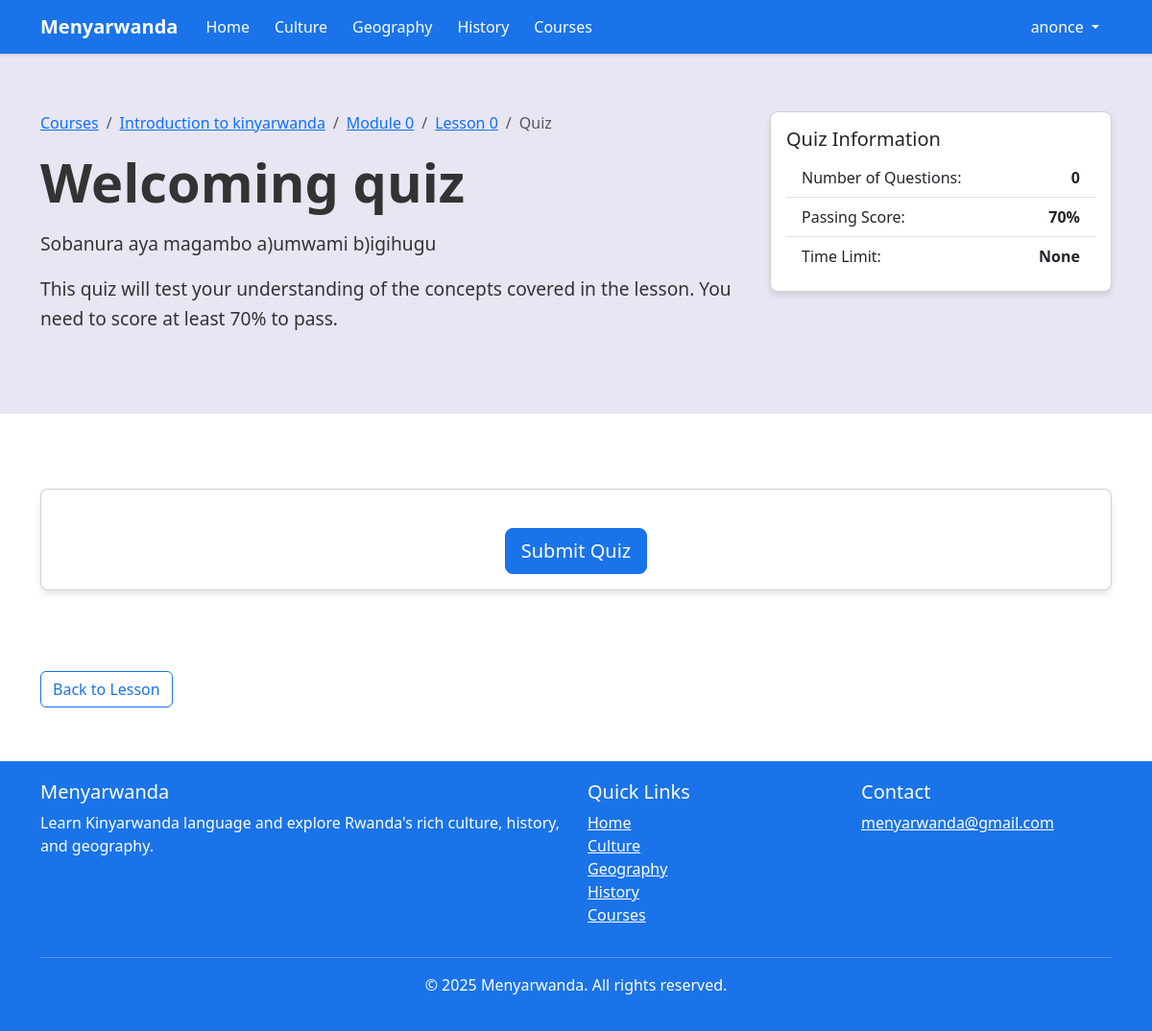
Screenshot of /quiz/1/ (signed in) with the database file from the repository.
### users/models.py (models this page shows, shortened)
class CustomUser(AbstractUser):
    is_subscriber = models.BooleanField(default=False)

### quizzes/models.py (models this page shows, shortened)
class Quiz(models.Model):
    lesson = models.OneToOneField(Lesson, on_delete=models.CASCADE, related_name='quiz')
    title = models.CharField(max_length=200)
    description = models.TextField(blank=True)
    pass_percentage = models.PositiveIntegerField(default=70)  # Percentage needed to pass
    created_at = models.DateTimeField(auto_now_add=True)
    updated_at = models.DateTimeField(auto_now=True)

### courses/models.py (models this page shows, shortened)
class Lesson(models.Model):
    module = models.ForeignKey(Module, related_name='lessons', on_delete=models.CASCADE)
    title = models.CharField(max_length=200)
    content = models.TextField()
    order = models.PositiveIntegerField(default=0)
    created_at = models.DateTimeField(auto_now_add=True)
    updated_at = models.DateTimeField(auto_now=True)
    class Meta:
        ordering = ['order']

class Module(models.Model):
    course = models.ForeignKey(Course, related_name='modules', on_delete=models.CASCADE)
    title = models.CharField(max_length=200)
    description = models.TextField()
    order = models.PositiveIntegerField(default=0)
    created_at = models.DateTimeField(auto_now_add=True)
    updated_at = models.DateTimeField(auto_now=True)
    class Meta:
        ordering = ['order']

class Course(models.Model):
    title = models.CharField(max_length=200)
    description = models.TextField()
    image = models.CharField(max_length=255, blank=True, null=True)  # Path to course image
    created_at = models.DateTimeField(auto_now_add=True)
    updated_at = models.DateTimeField(auto_now=True)

### quizzes/views.py (the view)
# urls.py: path('quiz/<int:quiz_id>/', views.quiz_detail_view, name='quiz_detail'),
@login_required
def quiz_detail_view(request, quiz_id):
    quiz = Quiz.objects.get(id=quiz_id)
    if not request.user.is_subscriber and not request.user.is_staff:
        messages.warning(request, 'You need to subscribe to access quizzes.')
        return redirect('subscription_page')
    lesson = quiz.lesson
    questions = quiz.questions.all().order_by('order')
    return render(request, 'quizzes/quiz_detail.html', {
        'quiz': quiz,
        'questions': questions,
        'lesson': lesson
    })

### templates/quizzes/quiz_detail.html (shortened to what this page needs)
{% extends 'base.html' %}
{% block content %}
<section class="hero-section">
    <div class="container">
        <div class="row">
            <div class="col-lg-8">
                <nav aria-label="breadcrumb">
                    <ol class="breadcrumb">
                        <li class="breadcrumb-item"><a href="{% url 'courses_list' %}">Courses</a></li>
                        <li class="breadcrumb-item"><a href="{% url 'course_detail' quiz.lesson.module.course.id %}">{{ quiz.lesson.module.course.title }}</a></li>
                        <li class="breadcrumb-item"><a href="{% url 'module_detail' quiz.lesson.module.id %}">Module {{ quiz.lesson.module.order }}</a></li>
                        <li class="breadcrumb-item"><a href="{% url 'lesson_detail' quiz.lesson.id %}">Lesson {{ quiz.lesson.order }}</a></li>
                        <li class="breadcrumb-item active" aria-current="page">Quiz</li>
                    </ol>
                </nav>
                <h1 class="display-4 fw-bold mb-3">{{ quiz.title }}</h1>
                <div class="hero-text mb-4">
                    <p>{{ quiz.description }}</p>
                    <p>This quiz will test your understanding of the concepts covered in the lesson. You need to score at least {{ quiz.pass_percentage }}% to pass.</p>
                </div>
            </div>
            <div class="col-lg-4 mt-4 mt-lg-0">
                <div class="card">
                    <div class="card-body">
                        <h5 class="card-title">Quiz Information</h5>
                        <ul class="list-group list-group-flush">
                            <li class="list-group-item d-flex justify-content-between">
                                <span>Number of Questions:</span>
                                <strong>{{ questions|length }}</strong>
                            </li>
                            <li class="list-group-item d-flex justify-content-between">
                                <span>Passing Score:</span>
                                <strong>{{ quiz.pass_percentage }}%</strong>
                            </li>
                            <li class="list-group-item d-flex justify-content-between">
                                <span>Time Limit:</span>
                                <strong>None</strong>
                            </li>
                        </ul>
                    </div>
                </div>
            </div>
        </div>
    </div>
</section>
<section class="py-5">
    <div class="container">
        <div class="card">
            <div class="card-body">
                <form method="post" action="{% url 'quiz_submit' quiz.id %}">
                    <div class="text-center mt-4">
                        <button type="submit" class="btn btn-primary btn-lg">Submit Quiz</button>
                    </div>
                </form>
            </div>
        </div>
    </div>
</section>
<section class="py-3">
    <div class="container">
        <div class="d-flex justify-content-between">
            <a href="{% url 'lesson_detail' quiz.lesson.id %}" class="btn btn-outline-primary">
                 Back to Lesson
            </a>
        </div>
    </div>
</section>
{% endblock %}

### templates/base.html (shortened to what this page needs)
{% load static %}
<!DOCTYPE html>
<html lang="en">
<head>
    <link href="https://cdn.jsdelivr.net/npm/bootstrap@5.3.0/dist/css/bootstrap.min.css" rel="stylesheet">
</head>
<body>
    <nav class="navbar navbar-expand-lg navbar-dark">
        <div class="container">
            <a class="navbar-brand" href="{% url 'home' %}">Menyarwanda</a>
            <div class="collapse navbar-collapse" id="navbarNav">
                <ul class="navbar-nav me-auto">
                    <li class="nav-item">
                        <a class="nav-link" href="{% url 'home' %}">Home</a>
                    </li>
                    <li class="nav-item">
                        <a class="nav-link" href="{% url 'culture' %}">Culture</a>
                    </li>
                    <li class="nav-item">
                        <a class="nav-link" href="{% url 'geography' %}">Geography</a>
                    </li>
                    <li class="nav-item">
                        <a class="nav-link" href="{% url 'history' %}">History</a>
                    </li>
                    <li class="nav-item">
                        <a class="nav-link" href="{% url 'courses_list' %}">Courses</a>
                    </li>
                </ul>
                <ul class="navbar-nav">
                    {% if user.is_authenticated %}
                        <li class="nav-item dropdown">
                            <a class="nav-link dropdown-toggle" href="#" id="navbarDropdown" role="button" data-bs-toggle="dropdown" aria-expanded="false">
                                {{ user.username }}
                            </a>
                        </li>
                    {% endif %}
                </ul>
            </div>
        </div>
    </nav>
    <main>
        {% block content %}{% endblock %}
    </main>
    <footer class="footer">
        <div class="container">
            <div class="row">
                <div class="col-md-6">
                    <h5>Menyarwanda</h5>
                    <p>Learn Kinyarwanda language and explore Rwanda's rich culture, history, and geography.</p>
                </div>
                <div class="col-md-3">
                    <h5>Quick Links</h5>
                    <ul class="list-unstyled">
                        <li><a href="{% url 'home' %}" class="text-white">Home</a></li>
                        <li><a href="{% url 'culture' %}" class="text-white">Culture</a></li>
                        <li><a href="{% url 'geography' %}" class="text-white">Geography</a></li>
                        <li><a href="{% url 'history' %}" class="text-white">History</a></li>
                        <li><a href="{% url 'courses_list' %}" class="text-white">Courses</a></li>
                    </ul>
                </div>
                <div class="col-md-3">
                    <h5>Contact</h5>
                    <ul class="list-unstyled">
                        <li><a href="mailto:menyarwanda@gmail.com" class="text-white">menyarwanda@gmail.com</a></li>
                    </ul>
                </div>
            </div>
            <hr class="bg-light">
            <div class="text-center">
                <p>&copy; {% now "Y" %} Menyarwanda. All rights reserved.</p>
            </div>
        </div>
    </footer>
</body>
</html>

### templates/base.html (style rules this page uses)
:root { --primary-blue: #1a73e8; --light-blue: #4285f4; --white: #ffffff; --whitish-violet: #e8e6f3; --dark-text: #333333; --light-text: #666666; }
body { font-family: 'Segoe UI', Tahoma, Geneva, Verdana, sans-serif; color: var(--dark-text); background-color: var(--white); }
.navbar { background-color: var(--primary-blue); box-shadow: 0 2px 4px rgba(0, 0, 0, 0.1); }
.navbar-brand { font-weight: bold; color: var(--white) !important; }
.nav-link { color: var(--white) !important; margin: 0 5px; transition: all 0.3s ease; }
.btn-primary { background-color: var(--primary-blue); border-color: var(--primary-blue); }
.btn-outline-primary { color: var(--primary-blue); border-color: var(--primary-blue); }
.card { border-radius: 8px; box-shadow: 0 4px 6px rgba(0, 0, 0, 0.1); transition: transform 0.3s ease; margin-bottom: 20px; }
.footer { background-color: var(--primary-blue); color: var(--white); padding: 20px 0; margin-top: 40px; }
.hero-section { background-color: var(--whitish-violet); padding: 60px 0; margin-bottom: 30px; }
.hero-text { font-size: 1.2rem; line-height: 1.6; }

### rows the page displays
CustomUser: username "anonce"
Quiz: lesson.module.course "Introduction to kinyarwanda", lesson.module.order "0", lesson.order "0", title "Welcoming quiz", description "Sobanura aya magambo a)umwami b)igihugu", pass_percentage "70"

### other values shown
{{ questions|length }} "0"
